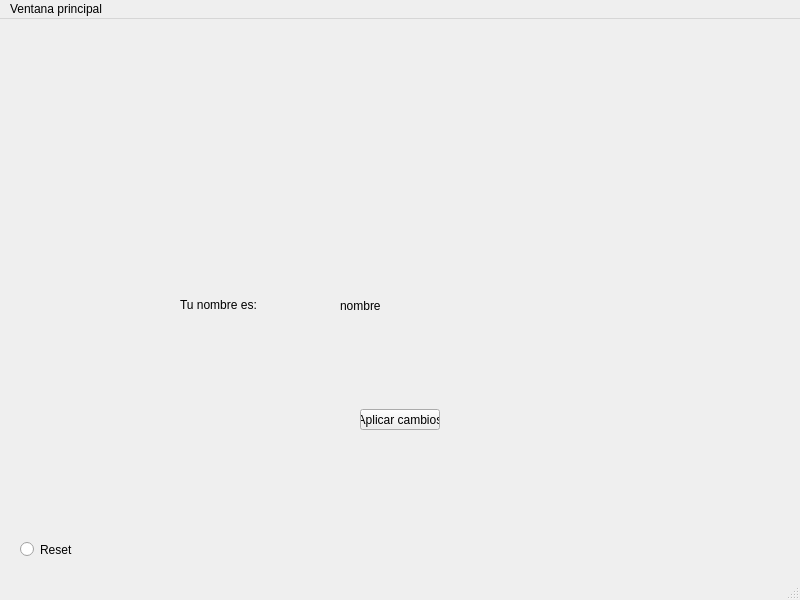
<?xml version="1.0" encoding="UTF-8"?>
<ui version="4.0">
 <class>MainWindow</class>
 <widget class="QMainWindow" name="MainWindow">
  <property name="geometry">
   <rect>
    <x>0</x>
    <y>0</y>
    <width>800</width>
    <height>600</height>
   </rect>
  </property>
  <property name="windowTitle">
   <string>MainWindow</string>
  </property>
  <widget class="QWidget" name="centralwidget">
   <widget class="QRadioButton" name="radioButton">
    <property name="geometry">
     <rect>
      <x>20</x>
      <y>510</y>
      <width>401</width>
      <height>41</height>
     </rect>
    </property>
    <property name="text">
     <string>Reset</string>
    </property>
   </widget>
   <widget class="QPushButton" name="pushButton">
    <property name="geometry">
     <rect>
      <x>360</x>
      <y>390</y>
      <width>80</width>
      <height>21</height>
     </rect>
    </property>
    <property name="text">
     <string>Aplicar cambios</string>
    </property>
   </widget>
   <widget class="QLabel" name="label">
    <property name="geometry">
     <rect>
      <x>180</x>
      <y>270</y>
      <width>111</width>
      <height>31</height>
     </rect>
    </property>
    <property name="text">
     <string>Tu nombre es:</string>
    </property>
   </widget>
   <widget class="QLabel" name="nombre">
    <property name="geometry">
     <rect>
      <x>340</x>
      <y>280</y>
      <width>47</width>
      <height>13</height>
     </rect>
    </property>
    <property name="text">
     <string>nombre</string>
    </property>
   </widget>
  </widget>
  <widget class="QMenuBar" name="menubar">
   <property name="geometry">
    <rect>
     <x>0</x>
     <y>0</y>
     <width>800</width>
     <height>20</height>
    </rect>
   </property>
   <widget class="QMenu" name="menuVentana_principal">
    <property name="title">
     <string>Ventana principal</string>
    </property>
   </widget>
   <addaction name="menuVentana_principal"/>
  </widget>
  <widget class="QStatusBar" name="statusbar"/>
 </widget>
 <resources/>
 <connections/>
</ui>
